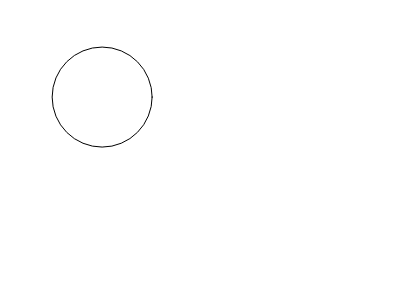
Frame 1 (no input)
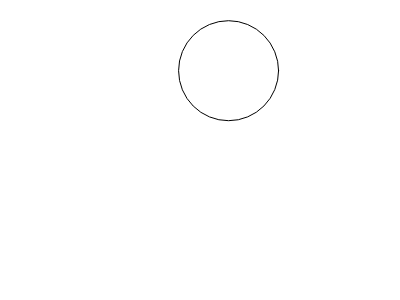
Frame 60 (no input)
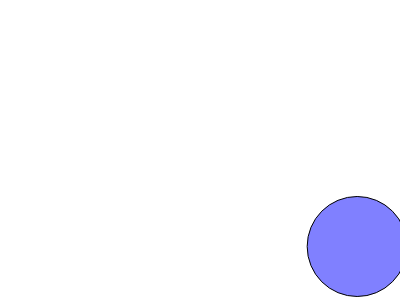
Frame 120 (the mouse pressed at the canvas centre since frame 60)

The p5.js sketch that drew these frames (run headless with seeded random() and noise() and a simulated clock; from frame 60 on, the mouse is pressed at the canvas centre):

// p5.js sketch
// ── sketch.js
// 'let' is the keyword we use to define a block scoped variable
let thing;

// p5 calls this function when the webpage is loaded. Think of this
// function as the place you initialize the sketch.
function setup() {
  // This p5 function will add a canvas to the webpage
  createCanvas(400, 300);

  // https://p5js.org/reference/#/p5/colorMode
  colorMode(HSB);

  // This will instantiate an instance of the Thing class defined below
  thing = new Thing(100, 100);
}

// p5 calls this function over and over again. Think of this as the
// entry point for where you will write your code.
function draw() {
  background(0, 0, 100);

  // Call the function called 'update' inside of the Thing object.
  thing.update();
}


// A class defines a potential object (a "blueprint" of an object).
// NOTE: The "constructor" function is where we define all of the variable 
// that will live in an "instantiated" object of the class "Thing". 
class Thing {
  constructor(x, y) {
    // To define a variable, we need to make use of the 'this' keyword. 
    // 'this' refers to the instantiated object. 
    this.hue = 0;

    this.position = createVector(x, y);
    this.velocity = createVector(random(-5, 5), random(-5, 5));
  }

  // To define a function inside of a class in javascript, you just
  // write the name you want to give it, write some paraentheses, and then
  // write the body of the function.
  update() {
    this.position.add(this.velocity);
    if (this.position.x > width || this.position.x < 0) {
      this.velocity.x *= -1;
    }
  
    if (this.position.y > height || this.position.y < 0) {
      this.velocity.y *= -1;
    }
  
    this.hue += 5; // hue = hue + 1;
    let saturation = mouseX / width * 100;
  
    fill(this.hue % 360, saturation, 100);
    circle(this.position.x, this.position.y, 100);
  }
}
